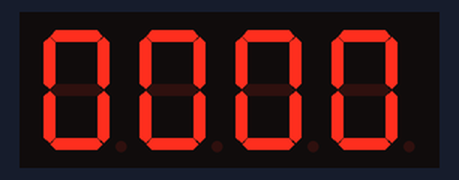
Recording of a sketch running on a simulated ESP8266 (NodeMCU). Shown: 4-digit seven-segment display. WiFi joins after 1.5 s; servers stay silent unless stated; what the sketch prints to the serial monitor is not drawn.

Above: at 2.1 s.

The sketch:

outdoor_temp_door.ino
```cpp
#include <ESP8266WiFi.h>
#include <ESP8266HTTPClient.h>
#include <TM1637Display.h>
#include <ArduinoJson.h>

// WiFi credentials
#define WIFI_SSID "demo" // Change to your WiFi SSID
#define WIFI_PASSWORD "demo1234" // Change to your WiFi password


// Two API endpoints
// 1) Returns {"Birds":0,"Persons":0} (CV modelt that detects birds and persons and returns the count)
#define DETECTION_API_URL "http://ip/detection_data" // Replace with your actual detection data URL

// 2) Returns {"temperature":26.13,"door":"Open"}
#define DOOR_TEMP_API_URL "http://ip/data" // Replace with your actual door and temperature data URL

// TM1637 pins
#define CLK_PIN D1  // Clock
#define DIO_PIN D2  // Data

TM1637Display display(CLK_PIN, DIO_PIN);

void setup() {
  Serial.begin(115200);
  delay(10);
  Serial.println("\nConnecting to WiFi...");

  // Connect to WiFi
  WiFi.begin(WIFI_SSID, WIFI_PASSWORD);

  // Simple loading animation on the display while connecting
  int animPos = 0;
  while (WiFi.status() != WL_CONNECTED) {
    uint8_t segments[4] = {0, 0, 0, 0};
    segments[animPos] = 0x40;  // Dash indicator
    display.setSegments(segments);
    animPos = (animPos + 1) % 4;
    delay(200);
    Serial.print(".");
  }

  Serial.println("\nConnected! IP address: " + WiFi.localIP().toString());

  display.setBrightness(0x08);  // Maximum brightness
  display.clear();
}

void loop() {
  if (WiFi.status() == WL_CONNECTED) {
    // --- 1) Get detection data (Birds, Persons) ---
    int persons = 0;
    int birds = 0;
    {
      HTTPClient http;
      WiFiClient client;
      http.begin(client, DETECTION_API_URL);
      int httpCode = http.GET();
      if (httpCode > 0) {
        String payload = http.getString();
        Serial.println("Detection payload: " + payload);

        DynamicJsonDocument doc(256);
        DeserializationError error = deserializeJson(doc, payload);
        if (!error) {
          persons = doc["Persons"];
          birds   = doc["Birds"];
          Serial.print("Parsed Persons: ");
          Serial.println(persons);
          Serial.print("Parsed Birds: ");
          Serial.println(birds);
        } else {
          Serial.println("JSON parsing failed for detection_data: " + String(error.c_str()));
        }
      } else {
        Serial.print("Detection HTTP error: ");
        Serial.println(httpCode);
      }
      http.end();
    }

    // --- 2) Get door & temp data ---
    float temperature = 0.0;
    String doorState = "Unknown";
    {
      HTTPClient http;
      WiFiClient client;
      http.begin(client, DOOR_TEMP_API_URL);
      int httpCode = http.GET();
      if (httpCode > 0) {
        String payload = http.getString();
        Serial.println("Door/Temp payload: " + payload);

        DynamicJsonDocument doc(256);
        DeserializationError error = deserializeJson(doc, payload);
        if (!error) {
          temperature = doc["temperature"];
          doorState   = doc["door"].as<String>();
          Serial.print("Parsed Temperature: ");
          Serial.println(temperature);
          Serial.print("Parsed Door: ");
          Serial.println(doorState);
        } else {
          Serial.println("JSON parsing failed for door/temp data: " + String(error.c_str()));
        }
      } else {
        Serial.print("Door/Temp HTTP error: ");
        Serial.println(httpCode);
      }
      http.end();
    }

    // --- Prepare to display data ---
    // 1st digit: Persons (0..9)
    // 2nd digit: Birds (0..9)
    // 3rd & 4th digits: Temperature (integer, 0..99)

    if (persons < 0) persons = 0;
    if (persons > 9) persons = 9;
    if (birds < 0)   birds = 0;
    if (birds > 9)   birds = 9;

    // Round temperature to nearest int
    int tempInt = (int) round(temperature);
    if (tempInt < 0)  tempInt = 0;   // clamp negative
    if (tempInt > 99) tempInt = 99;  // clamp above 99

    int tens = tempInt / 10;
    int ones = tempInt % 10;

    // Build the 4-digit array
    uint8_t seg[4];
    seg[0] = display.encodeDigit(persons);
    seg[1] = display.encodeDigit(birds);
    seg[2] = display.encodeDigit(tens);
    seg[3] = display.encodeDigit(ones);
    display.setSegments(seg);

  } else {
    Serial.println("WiFi not connected");
  }

  // Update every 10 seconds
  delay(10000);
}
```
